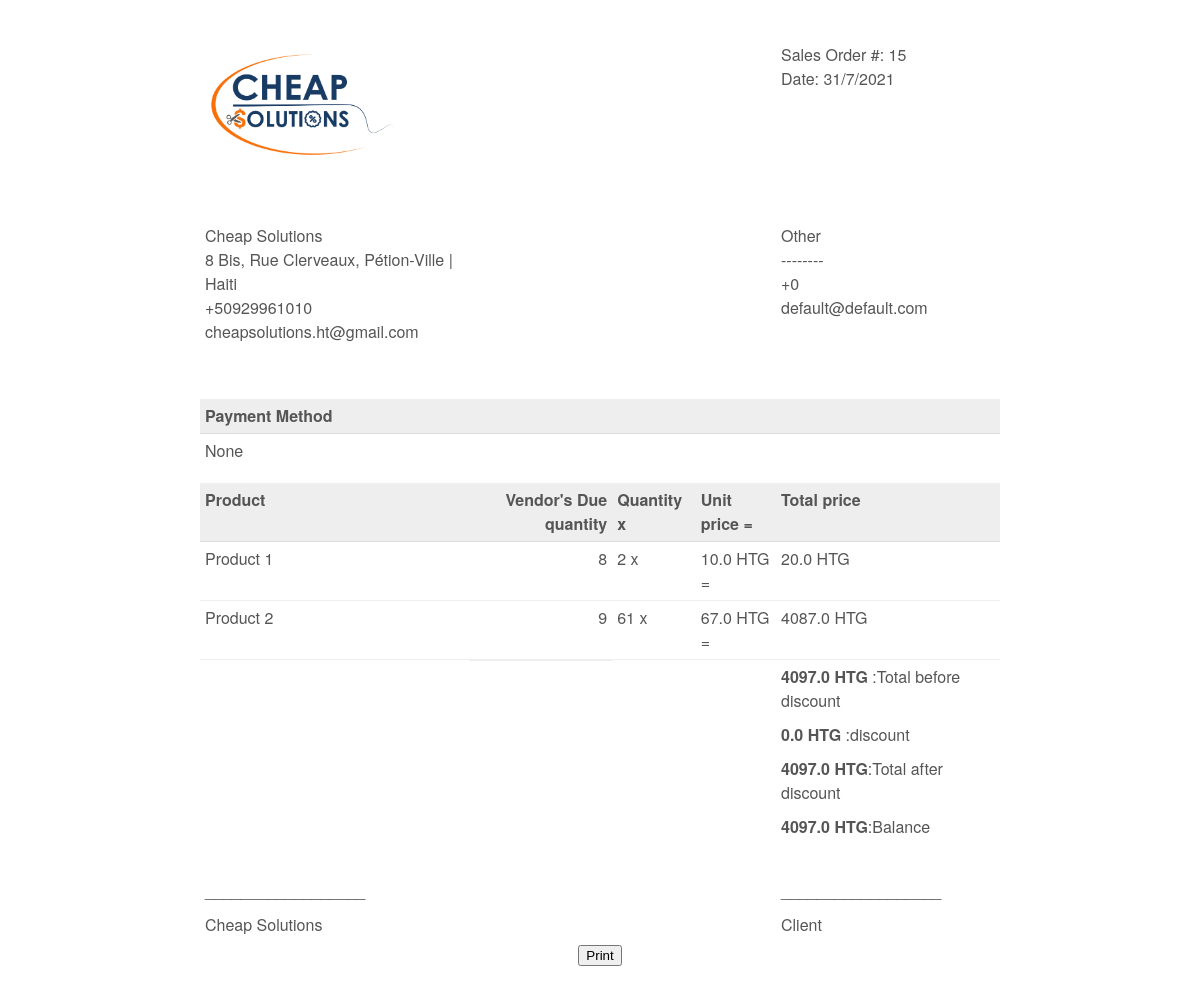
/invoices/invoice/printed/15/ (signed in), run on the app's committed database.
### dashboard/models.py (models this page shows, shortened)
class Invoice(models.Model):
    Type   = models.CharField('Invoice Type',
                                   max_length = 50,
                                   choices = Invoice_Type,
                                   null = True)
    client = models.ForeignKey(Customer, on_delete=models.SET_NULL, null=True)
    name_backup = models.CharField(max_length=500, null = True)
    email_backup = models.EmailField(max_length=254, null=True)
    phone_backup = models.PositiveIntegerField(null=True)
    address_backup = models.CharField(max_length=500, null=True )
    PoNumber = models.IntegerField('P.O Number',null=True)
    PaymentType = models.CharField('Payment Type',
                                   max_length=50,
                                   choices=Payment_Type,
                                   null=True)
    Date   = models.DateTimeField('Date',
                              default=datetime.now, blank=True
                              )
    Total = models.FloatField(null=True, default = 0.0)
    discount = models.FloatField('Discount',null=True, default = 0.0)
    Balance = models.FloatField(null=True)
    currency = models.CharField(max_length=50, choices=Currency_Category,default='HTG',null=True)
    class Meta:
        ordering = ('Date',)

class InvoiceProduct(models.Model):
    Invoice = models.ForeignKey(Invoice, on_delete=models.CASCADE, null=True)
    Product = models.ForeignKey(Product, on_delete=models.SET_NULL, null=True)
    productName = models.CharField(max_length=500,  null=True)
    quantity = models.PositiveIntegerField(null=True)
    dueQuantity = models.PositiveIntegerField('Due Qtty', default=0, null=True)
    price = models.FloatField(default=0.0, null=True)
    Total = models.FloatField(default=0.0, null=True)

### dashboard/decorators.py (the view)
        def wrapper(request, *args, **kwargs):
            group = None
            if request.user.groups.exists():
                group = request.user.groups.all()[0].name
            if group in allowed_roles:
                return view_func(request, *args, **kwargs)
            else:
                return HttpResponse('You are not authorized to view this page')

### dashboard/views.py (called while the page is built)
@login_required(login_url='user-login')
@allowed_users(allowed_roles=['Admin'])
def invoices_printed(request, pk):
  invoice_product = InvoiceProduct.objects.all()
  invoice_to_be_printed = Invoice.objects.get(id=pk)
  total_after_discount = invoice_to_be_printed.Total - invoice_to_be_printed.discount
  context = {
            'total_after_discount':total_after_discount,
            'invoice': invoice_to_be_printed,
            'invoice_product': invoice_product
            }
  return render(request, 'dashboard/invoice_printed.html', context)

### templates/dashboard/invoice_printed.html (shortened to what this page needs)
<!DOCTYPE html>
{% load static %}
<html lang="en">
	<head>
	</head>
	<body>
		<div class="invoice-box">
			<table>
				<tr class="top">
			  <td class="title">
									<img src="{% static '/img/Cheap solution logo.png' %}" alt="Cheap Solutions" style="width: 75%; max-width: 200px" />
				</td>
          <td></td>
          <td></td>
					<td></td>
					<td>
              {{invoice.Type}} #: {{invoice.id}}<br />
						  Date: {{invoice.Date.day}}/{{invoice.Date.month}}/{{invoice.Date.year}}<br />
          </td>
				</tr>
        <tr class="">
					<td></td>
          <td></td>
          <td></td>
					<td></td>
					<td></td>
				</tr>
        <tr class="">
					<td></td>
          <td></td>
          <td></td>
					<td></td>
					<td></td>
				</tr>
        <tr class="">
					<td></td>
          <td></td>
          <td></td>
					<td></td>
					<td></td>
				</tr>
        <tr class="">
					<td></td>
          <td></td>
          <td></td>
					<td></td>
					<td></td>
				</tr>
				<tr class="information">
					<td>
						Cheap Solutions<br />
					  8 Bis, Rue Clerveaux, Pétion-Ville | Haiti <br />
						+50929961010 <br />
            cheapsolutions.ht@gmail.com
					</td>
          <td></td>
					<td></td>
          <td></td>
					<td>
              {{invoice.name_backup}}<br/>
							{{invoice.address_backup}}<br/>
							+{{invoice.phone_backup}}<br/>
              {{invoice.email_backup}}
          </td>
        </tr>
        <tr class="">
					<td></td>
          <td></td>
          <td></td>
					<td></td>
					<td></td>
				</tr>
        <tr class="">
					<td></td>
          <td></td>
          <td></td>
					<td></td>
					<td></td>
				</tr>
        <tr class="">
					<td></td>
          <td></td>
          <td></td>
					<td></td>
					<td></td>
				</tr>
        <tr class="">
					<td></td>
          <td></td>
          <td></td>
					<td></td>
					<td></td>
				</tr>
        <tr class="">
					<td></td>
          <td></td>
          <td></td>
					<td></td>
					<td></td>
				</tr>
				<tr class="heading">
					<td>Payment Method</td>
          <td></td>
          <td></td>
					<td></td>
					<td></td>
				</tr>
				<tr class="details">
					<td>{{invoice.PaymentType}}</td>
          <td></td>
          <td></td>
					<td></td>
					<td></td>
				</tr>
				<tr class="heading">
					<td>Product</td>
					<td>Vendor's Due quantity</td>
          <td>Quantity x</td>
					<td>Unit price =</td>
          <td>Total price</td>
				</tr>
         {% for product in invoice_product %}
              {% if product.Invoice.id == invoice.id %}
                <tr class="item">
                  <td>{{product.productName}}</td>
									<td>{{product.dueQuantity}}</td>
                  <td>{{product.quantity}} x</td>
                  <td>{{product.price}} {{invoice.currency}} =</td>
                  <td>{{product.Total}} {{invoice.currency}}</td>
                </tr>
              {% endif %}
         {% endfor %}
				<tr class="total">
					<td></td>
          <td></td>
					<td></td>
          <td></td>
					<td ><b>{{invoice.Total}} {{invoice.currency}}</b> :Total before discount</td>
				</tr>
        <tr class="">
					<td></td>
          <td></td>
					<td></td>
          <td></td>
					<td><b>{{invoice.discount}} {{invoice.currency}}</b> :discount</td>
				</tr>
         <tr class="">
					<td></td>
          <td></td>
          <td></td>
					<td></td>
					<td><b>{{total_after_discount}} {{invoice.currency}}</b>:Total after discount</td>
				</tr>
				<tr class="">
				 <td></td>
				 <td></td>
				 <td></td>
				 <td></td>
				 <td><b>{{invoice.Balance}} {{invoice.currency}}</b>:Balance</td>
			 </tr>
        <tr class="">
					<td></td>
          <td></td>
          <td></td>
					<td></td>
					<td></td>
				</tr>
        <tr class="">
					<td></td>
          <td></td>
          <td></td>
					<td></td>
					<td></td>
				</tr>
        <tr class="">
					<td></td>
          <td></td>
          <td></td>
					<td></td>
					<td></td>
				</tr>
       <tr class="">
					<td>__________________</td>
          <td></td>
					<td></td>
          <td></td>
					<td>__________________</td>
				</tr>
       <tr class="">
					<td>Cheap Solutions</td>
          <td></td>
					<td></td>
          <td></td>
					<td>Client</td>
				</tr>
			</table>
      <button onclick="window.print()">Print</button>
		</div>
	</body>
</html>

### templates/dashboard/invoice_printed.html (style rules this page uses)
body { font-family: 'Helvetica Neue', 'Helvetica', Helvetica, Arial, sans-serif; text-align: center; color: #777; }
.invoice-box { max-width: 800px; margin: auto; padding: 30px; border: 0px solid #eee; box-shadow: 0 0 0px rgba(0, 0, 0, 0.15); font-size: 16px; line-height: 24px; font-family: 'Helvetica Neue', 'Helvetica', Helvetica, Arial, sans-serif; color: #555; }
.invoice-box table { width: 100%; line-height: inherit; text-align: left; border-collapse: collapse; }
.invoice-box table td { padding: 5px; vertical-align: top; }
.invoice-box table tr td:nth-child(2) { text-align: right; }
.invoice-box table tr.heading td { background: #eee; border-bottom: 1px solid #ddd; font-weight: bold; }
.invoice-box table tr.details td { padding-bottom: 20px; }
.invoice-box table tr.item td { border-bottom: 1px solid #eee; }
.invoice-box table tr.total td:nth-child(2) { border-top: 2px solid #eee; font-weight: bold; }

### data on the page
Invoice: Type "Sales Order", id "15", Date.day "31", Date.month "7", Date.year "2021", name_backup "Other", address_backup "--------", phone_backup "0", email_backup "default@default.com", PaymentType "None", currency "HTG", Total "4097.0", discount "0.0", Balance "4097.0"
InvoiceProduct: productName "Product 1", dueQuantity "8", quantity "2", price "10.0", Total "20.0"
InvoiceProduct: productName "Product 2", dueQuantity "9", quantity "61", price "67.0", Total "4087.0"

### other printed values
{{ total_after_discount }} "4097.0"
